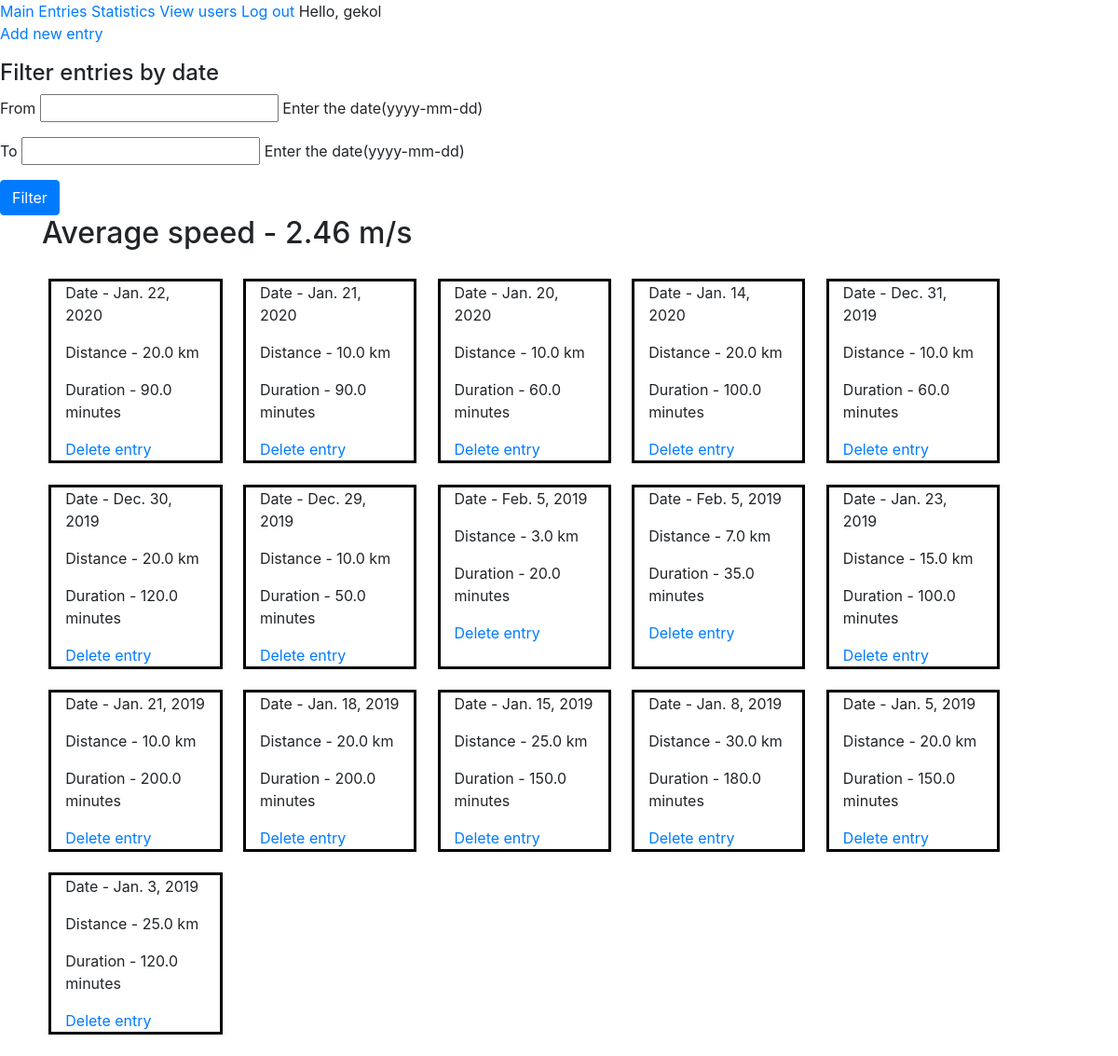
Page /entries (signed in) on the committed database.
### entries/models.py (models this page shows, shortened)
class Entry(models.Model):
    date = models.DateField()
    distance = models.FloatField()
    duration = models.FloatField()
    owner = models.ForeignKey(User, on_delete=models.CASCADE)
    class Meta:
        verbose_name_plural = "Entries"

### entries/views.py (the view)
# urls.py: path("entries", views.show_entries, name="entries"),
@login_required(login_url="/users/login")
def show_entries(request):
    from_date = request.GET.get("date_from", None)
    to_date = request.GET.get("date_to", None)
    if from_date and to_date and re.match(r'\d\d\d\d-\d\d-\d\d', from_date) and re.match(r'\d\d\d\d-\d\d-\d\d', to_date):
        entries = Entry.objects.filter(owner=request.user, date__lte=to_date, date__gte=from_date)
    else:
        entries = Entry.objects.filter(owner=request.user).order_by("-date")
    distance = duration = 0
    for entry in entries:
        distance += entry.distance
        duration += entry.duration
    data = {"entries": entries, "form": FilterForm()}
    if entries:
        data["added"] = True
    else:
        data["added"] = False
    if (duration):
        data["average"] = round((distance * 1000) / (duration * 60), 2)
    return render(request, "entries.html", data)

### entries/forms.py
class FilterForm(forms.Form):
    date_from = forms.DateField(label="From", help_text="Enter the date(yyyy-mm-dd)", widget=forms.TextInput(attrs={"class": "datepicker"}))
    date_to = forms.DateField(label="To", help_text="Enter the date(yyyy-mm-dd)", widget=forms.TextInput(attrs={"class": "datepicker"}))

### entries/templates/entries.html (shortened to what this page needs)
{% extends "main_page.html" %}
{% block content %}
<p><a href="add_entry">Add new entry</a></p>
{% if not added %}
    <p>You haven't added any entries yet!</p>
{% else %}
    <h4>Filter entries by date</h4>
    <form id="filter" action="/entries" method="get">
        {% for field in form %}
            <div class="form-group">
                {{ field.label }}
                {{ field }}
                {{ field.help_text }}
            </div>
        {% endfor %}
        <button type="submit" class="btn btn-primary">Filter</button>
        </form>
    <div class="container">
        <h2>Average speed - {{ average }} m/s</h2>
        <div class="row" style="padding: 1%">
            {% for entry in entries %}
                <div class="col-md-2" style="border: 3px black solid; margin: 1%;">
                    <p>Date - {{ entry.date }}</p>
                    <p>Distance - {{ entry.distance }} km</p>
                    <p>Duration - {{ entry.duration }} minutes</p>
                    <a href="{% url 'entries:delete_entry' entry.id %}">Delete entry</a>
                </div>
            {% endfor %}
        </div>
    </div>
{% endif %}
{% endblock %}

### entries/templates/main_page.html (shortened to what this page needs)
{% load static %}
<!DOCTYPE html>
<html lang="en">
<head>
    <link rel="stylesheet" href="https://stackpath.bootstrapcdn.com/bootstrap/4.1.3/css/bootstrap.min.css">
    <link rel="stylesheet" href="https://cdnjs.cloudflare.com/ajax/libs/bootstrap-datepicker/1.9.0/css/bootstrap-datepicker.min.css" />
</head>
<body>
    <a href="/">Main</a>
    {% if user.is_authenticated %}
        <a href="/entries">Entries</a>
        <a href="/statistics">Statistics</a>
        {% if user.is_staff %}
            <a href="/users">View users</a>
        {% endif %}
        <a href="/users/logout">Log out</a>
        <span>Hello, {{ user.username }}</span>
    {% else %}
        <a href="/users/login">Log in</a>
        <a href="/users/register">Register</a>
    {% endif %}
    {% block content %}{% endblock %}
</body>
</html>

### rows in the picture
Entry: date "Jan. 22, 2020", distance "20.0", duration "90.0"
Entry: date "Jan. 21, 2020", distance "10.0", duration "90.0"
Entry: date "Jan. 20, 2020", distance "10.0", duration "60.0"
Entry: date "Jan. 14, 2020", distance "20.0", duration "100.0"
Entry: date "Dec. 31, 2019", distance "10.0", duration "60.0"
Entry: date "Dec. 30, 2019", distance "20.0", duration "120.0"
Entry: date "Dec. 29, 2019", distance "10.0", duration "50.0"
Entry: date "Feb. 5, 2019", distance "3.0", duration "20.0"
Entry: date "Feb. 5, 2019", distance "7.0", duration "35.0"
Entry: date "Jan. 23, 2019", distance "15.0", duration "100.0"
Entry: date "Jan. 21, 2019", distance "10.0", duration "200.0"
Entry: date "Jan. 18, 2019", distance "20.0", duration "200.0"
Entry: date "Jan. 15, 2019", distance "25.0", duration "150.0"
Entry: date "Jan. 8, 2019", distance "30.0", duration "180.0"
Entry: date "Jan. 5, 2019", distance "20.0", duration "150.0"
Entry: date "Jan. 3, 2019", distance "25.0", duration "120.0"

### other values in the picture
{{ user.username }} "gekol"
{{ field.label }} "From" "To"
{{ field.help_text }} "Enter the date(yyyy-mm-dd)" "Enter the date(yyyy-mm-dd)"
{{ average }} "2.46"
